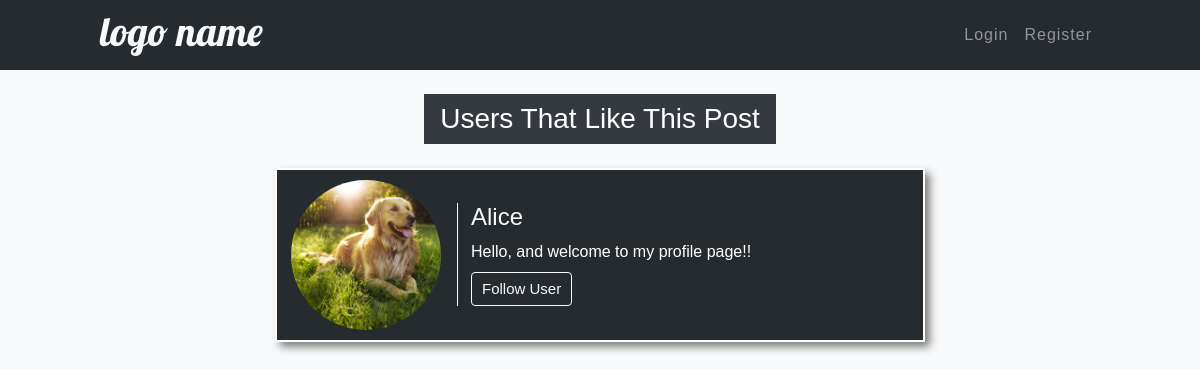
Page /post-likes/3/ on the earlier database version.
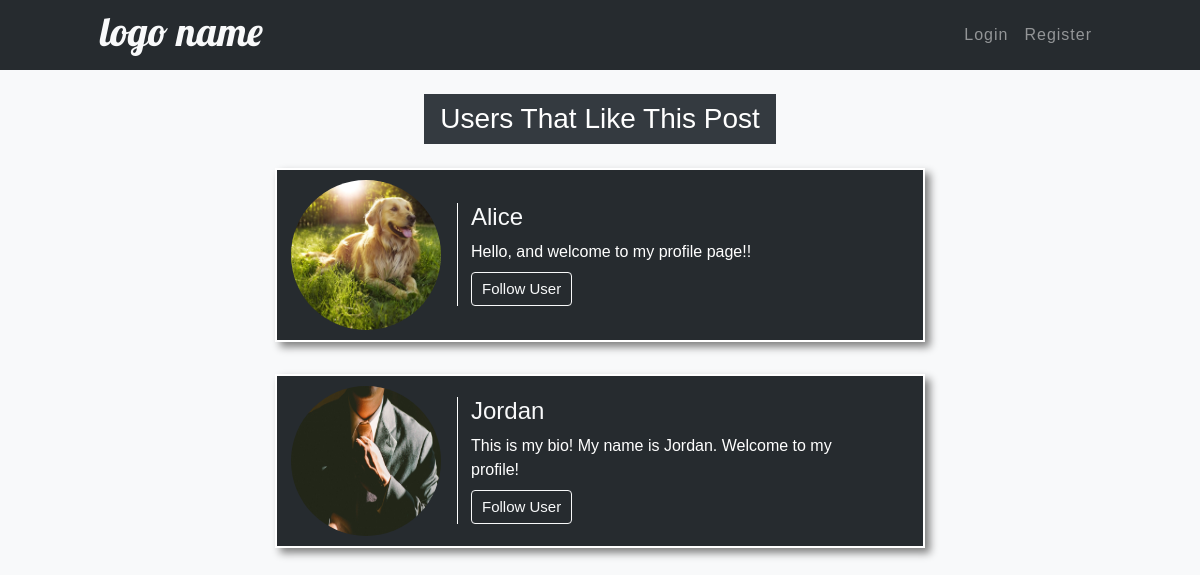
Same page on the later database version.
### photo_sharing/models.py (models this page shows, shortened)
class PostLike(models.Model):
    user = models.ForeignKey(User, on_delete=models.CASCADE)
    post = models.ForeignKey(Post, on_delete=models.CASCADE)

### users/models.py (models this page shows, shortened)
class Profile(models.Model):
    user = models.OneToOneField(User, on_delete=models.CASCADE)
    image = models.ImageField(default='default.jpg', upload_to='profile-image')
    bio = models.CharField(max_length=150)
    following = models.ManyToManyField(User, related_name='followers')

### photo_sharing/views.py (the view)
# urls.py: path('post-likes/<int:pk>/', views.likes_list, name='likes-list'),
def likes_list(request, pk):
    results = PostLike.objects.filter(post_id=pk).all()
    return render(request, 'photo_sharing/likes_list.html', {
        'results': results
    })

### photo_sharing/templates/photo_sharing/likes_list.html (shortened to what this page needs)
{% extends 'photo_sharing/layout.html' %}
{% block content %}
<br>
<div class='text-center'>
    <h3 class="text-white bg-dark py-2 px-3 d-inline-block">Users That Like This Post</h3>
</div>
{% for like in results %}
<div class="row no-gutters user-page">
    <div class='col-12 profile-background my-3'>
        <div class="profile-block">
            <div class='image-col mr-3 pl-1 my-auto'>
                <img class='profile-image' src="{{ like.user.profile.image.url }}" alt="User Profile Image">
            </div>
            <div class='bio-col my-auto pr-0'>
                <a class='username-link' href="{% url 'profile' like.user.username %}"><h4>{{ like.user.username|title }}</h4></a>
                <p class='mb-2'>{{ like.user.profile.bio|truncatechars:90 }}</p>
                <a class='btn btn-outline-light mt-0 user-btn' href="#">Follow User</a>
            </div>
        </div>
    </div>
</div>
{% endfor %}
{% endblock %}

Differences in the rows shown:
added PostLike: user.profile.image (picture), user.username "Jordan", user.profile.bio "This is my bio! My name is Jordan. Welcome to my profile!"
